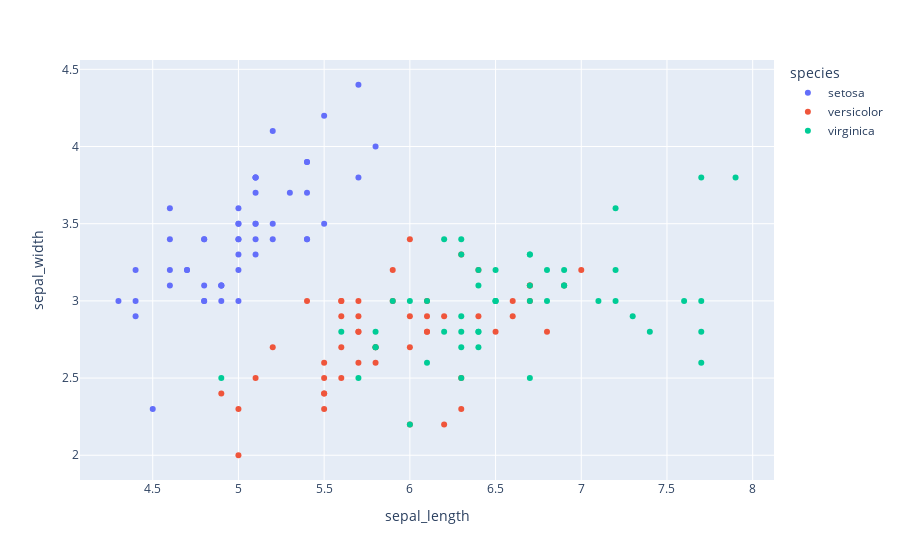
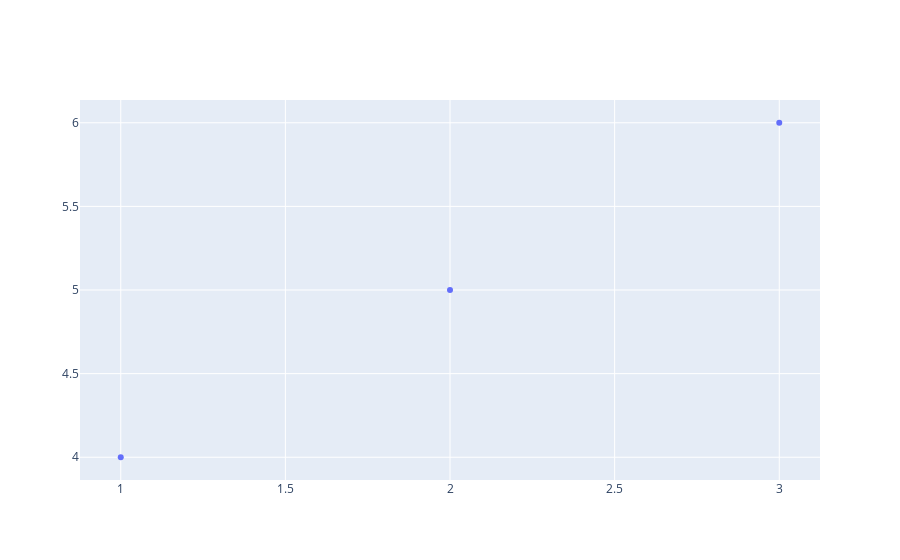

Here is the notebook cell these charts were saved with, in order:
### Code cell
#2
# In plotly, hover tooltips are activated by default, but you can decide and make
# customization in the same 

import plotly.graph_objects as go
iris = px.data.iris()

fig = px.scatter(
    iris,
    x='sepal_length',
    y='sepal_width',
    color='species',
    hover_data=['sepal_width','sepal_length','species_id']
)

fig.show()

fig = go.Figure()
fig.add_traces(go.Scatter(
    x=[1,2,3],
    y=[4,5,6],
    mode='markers',
    text=["A bhai","B bhai","C bhai"],
    hoverinfo='text'
))

fig.show()

### Figure 1 — Plotly figure (JSON) as saved in the notebook; plotly's stock layout.template omitted (floating-point values rounded to 4 significant figures)
{"data": [{"customdata": [[1], [1], [1], [1], [1], [1], [1], [1], [1], [1], [1], [1], [1], [1], [1], [1], [1], [1], [1], [1], [1], [1], [1], [1], [1], [1], [1], [1], [1], [1], [1], [1], [1], [1], [1], [1], [1], [1], [1], [1], [1], [1], [1], [1], [1], [1], [1], [1], [1], [1]], "hovertemplate": "species=setosa<br>sepal_length=%{x}<br>sepal_width=%{y}<br>species_id=%{customdata[0]}<extra></extra>", "legendgroup": "setosa", "marker": {"color": "#636efa", "symbol": "circle"}, "mode": "markers", "name": "setosa", "orientation": "v", "showlegend": true, "type": "scatter", "x": [5.1, 4.9, 4.7, 4.6, 5, 5.4, 4.6, 5, 4.4, 4.9, 5.4, 4.8, 4.8, 4.3, 5.8, 5.7, 5.4, 5.1, 5.7, 5.1, 5.4, 5.1, 4.6, 5.1, 4.8, 5, 5, 5.2, 5.2, 4.7, 4.8, 5.4, 5.2, 5.5, 4.9, 5, 5.5, 4.9, 4.4, 5.1, 5, 4.5, 4.4, 5, 5.1, 4.8, 5.1, 4.6, 5.3, 5], "xaxis": "x", "y": [3.5, 3, 3.2, 3.1, 3.6, 3.9, 3.4, 3.4, 2.9, 3.1, 3.7, 3.4, 3, 3, 4, 4.4, 3.9, 3.5, 3.8, 3.8, 3.4, 3.7, 3.6, 3.3, 3.4, 3, 3.4, 3.5, 3.4, 3.2, 3.1, 3.4, 4.1, 4.2, 3.1, 3.2, 3.5, 3.1, 3, 3.4, 3.5, 2.3, 3.2, 3.5, 3.8, 3, 3.8, 3.2, 3.7, 3.3], "yaxis": "y"}, {"customdata": [[2], [2], [2], [2], [2], [2], [2], [2], [2], [2], [2], [2], [2], [2], [2], [2], [2], [2], [2], [2], [2], [2], [2], [2], [2], [2], [2], [2], [2], [2], [2], [2], [2], [2], [2], [2], [2], [2], [2], [2], [2], [2], [2], [2], [2], [2], [2], [2], [2], [2]], "hovertemplate": "species=versicolor<br>sepal_length=%{x}<br>sepal_width=%{y}<br>species_id=%{customdata[0]}<extra></extra>", "legendgroup": "versicolor", "marker": {"color": "#EF553B", "symbol": "circle"}, "mode": "markers", "name": "versicolor", "orientation": "v", "showlegend": true, "type": "scatter", "x": [7, 6.4, 6.9, 5.5, 6.5, 5.7, 6.3, 4.9, 6.6, 5.2, 5, 5.9, 6, 6.1, 5.6, 6.7, 5.6, 5.8, 6.2, 5.6, 5.9, 6.1, 6.3, 6.1, 6.4, 6.6, 6.8, 6.7, 6, 5.7, 5.5, 5.5, 5.8, 6, 5.4, 6, 6.7, 6.3, 5.6, 5.5, 5.5, 6.1, 5.8, 5, 5.6, 5.7, 5.7, 6.2, 5.1, 5.7], "xaxis": "x", "y": [3.2, 3.2, 3.1, 2.3, 2.8, 2.8, 3.3, 2.4, 2.9, 2.7, 2, 3, 2.2, 2.9, 2.9, 3.1, 3, 2.7, 2.2, 2.5, 3.2, 2.8, 2.5, 2.8, 2.9, 3, 2.8, 3, 2.9, 2.6, 2.4, 2.4, 2.7, 2.7, 3, 3.4, 3.1, 2.3, 3, 2.5, 2.6, 3, 2.6, 2.3, 2.7, 3, 2.9, 2.9, 2.5, 2.8], "yaxis": "y"}, {"customdata": [[3], [3], [3], [3], [3], [3], [3], [3], [3], [3], [3], [3], [3], [3], [3], [3], [3], [3], [3], [3], [3], [3], [3], [3], [3], [3], [3], [3], [3], [3], [3], [3], [3], [3], [3], [3], [3], [3], [3], [3], [3], [3], [3], [3], [3], [3], [3], [3], [3], [3]], "hovertemplate": "species=virginica<br>sepal_length=%{x}<br>sepal_width=%{y}<br>species_id=%{customdata[0]}<extra></extra>", "legendgroup": "virginica", "marker": {"color": "#00cc96", "symbol": "circle"}, "mode": "markers", "name": "virginica", "orientation": "v", "showlegend": true, "type": "scatter", "x": [6.3, 5.8, 7.1, 6.3, 6.5, 7.6, 4.9, 7.3, 6.7, 7.2, 6.5, 6.4, 6.8, 5.7, 5.8, 6.4, 6.5, 7.7, 7.7, 6, 6.9, 5.6, 7.7, 6.3, 6.7, 7.2, 6.2, 6.1, 6.4, 7.2, 7.4, 7.9, 6.4, 6.3, 6.1, 7.7, 6.3, 6.4, 6, 6.9, 6.7, 6.9, 5.8, 6.8, 6.7, 6.7, 6.3, 6.5, 6.2, 5.9], "xaxis": "x", "y": [3.3, 2.7, 3, 2.9, 3, 3, 2.5, 2.9, 2.5, 3.6, 3.2, 2.7, 3, 2.5, 2.8, 3.2, 3, 3.8, 2.6, 2.2, 3.2, 2.8, 2.8, 2.7, 3.3, 3.2, 2.8, 3, 2.8, 3, 2.8, 3.8, 2.8, 2.8, 2.6, 3, 3.4, 3.1, 3, 3.1, 3.1, 3.1, 2.7, 3.2, 3.3, 3, 2.5, 3, 3.4, 3], "yaxis": "y"}], "layout": {"legend": {"title": {"text": "species"}, "tracegroupgap": 0}, "margin": {"t": 60}, "xaxis": {"anchor": "y", "domain": [0, 1], "title": {"text": "sepal_length"}}, "yaxis": {"anchor": "x", "domain": [0, 1], "title": {"text": "sepal_width"}}}}

### Figure 2 — Plotly figure (JSON) as saved in the notebook; plotly's stock layout.template omitted (floating-point values rounded to 4 significant figures)
{"data": [{"hoverinfo": "text", "mode": "markers", "text": ["A bhai", "B bhai", "C bhai"], "type": "scatter", "x": [1, 2, 3], "y": [4, 5, 6]}], "layout": {}}
